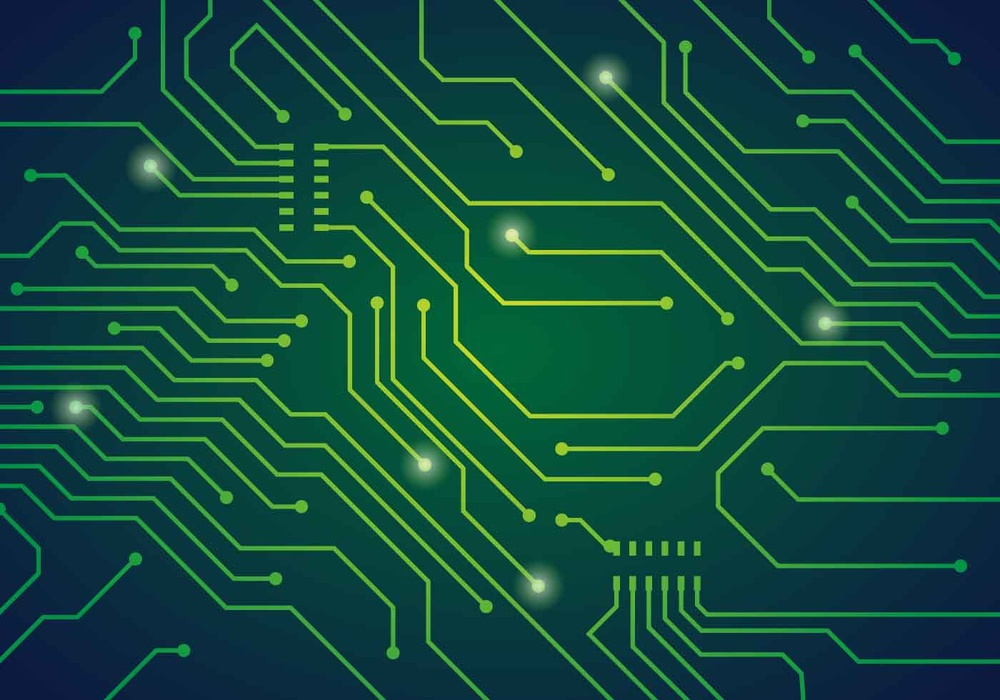
%> input picture DSP LAB/programs/DSP/pcb.jpg, 1000 x 700 px, shrunk from 1400 x 980 before the run
$ octave exp2.m   (GNU Octave 9; MATLAB toolbox functions it lacks are replaced by stand-ins)
%> lines starting %> are read from the running program, lines starting %| are printed output that depends on the picture
clc;
clear variables;
close all;
i=imread("pcb.jpg");
%> i is the input picture: size 700x1000x3 uint8; mean R, G, B 17.2, 73.7, 61.3
j=rgb2gray(i);
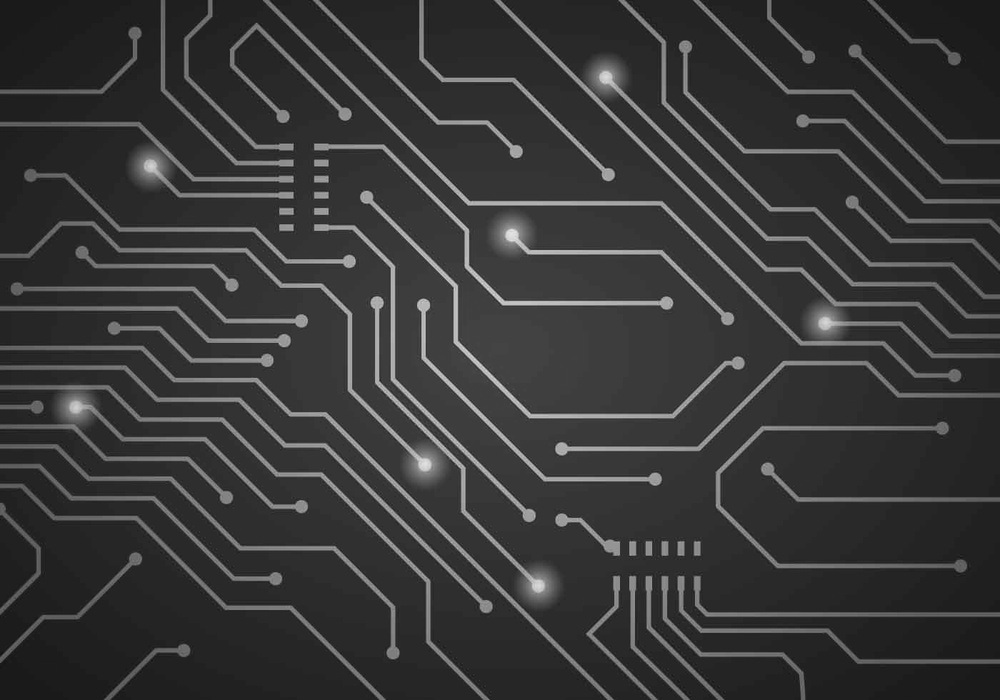
%> j: size 700x1000 uint8; min 14, max 228, mean 55.4
figure;
sv=edge(j,"sobel","vertical");
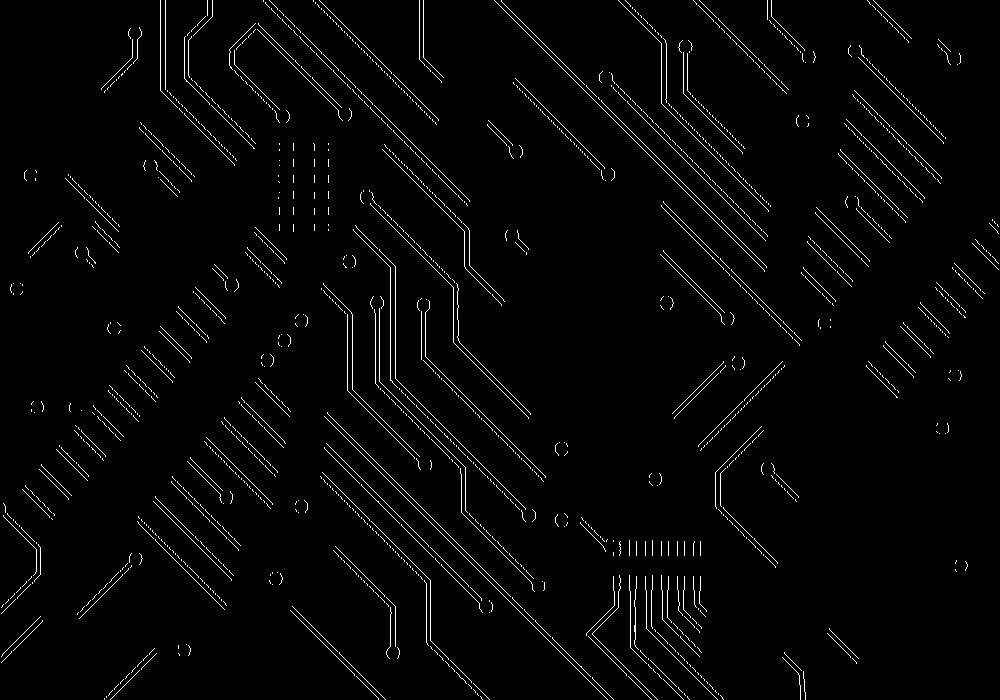
%> sv: size 700x1000 logical; 2.3% white in thin lines or dots
sh=edge(j,"sobel","horizontal");
%> sh: size 700x1000 logical; 3.9% white in thin lines or dots
s=edge(j,"sobel","both");
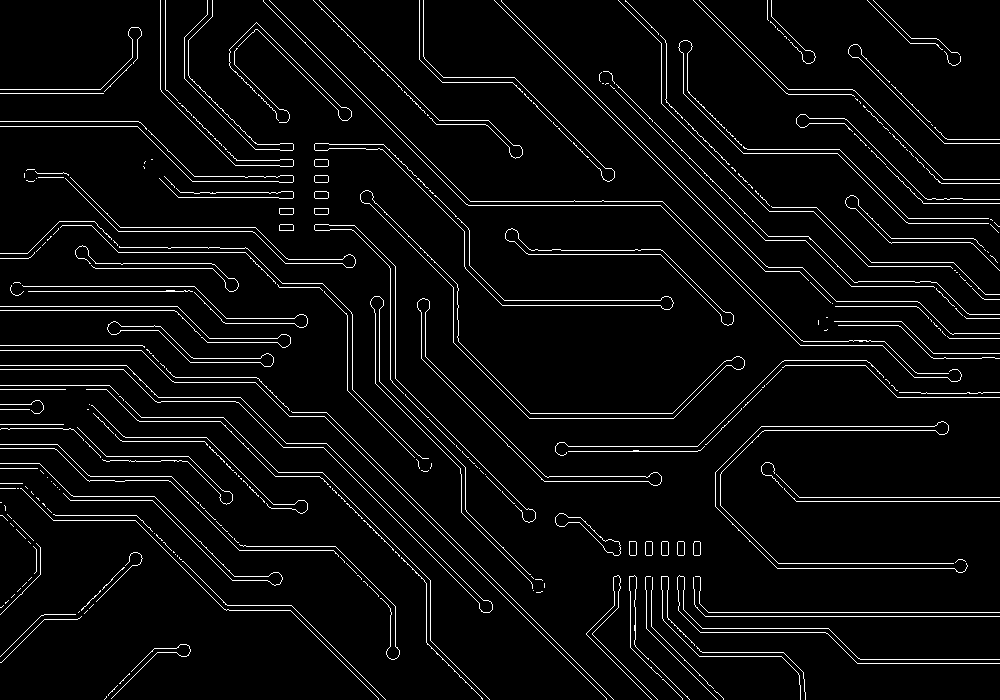
%> s: size 700x1000 logical; 4.5% white in thin lines or dots
% Display the edge-detected images
subplot(1, 3, 1), imshow(sv), title('Vertical Edges');
subplot(1, 3, 2), imshow(sh), title('Horizontal Edges');
subplot(1, 3, 3), imshow(s), title('Both Edges');
figure;
rv=edge(j,"roberts","vertical");
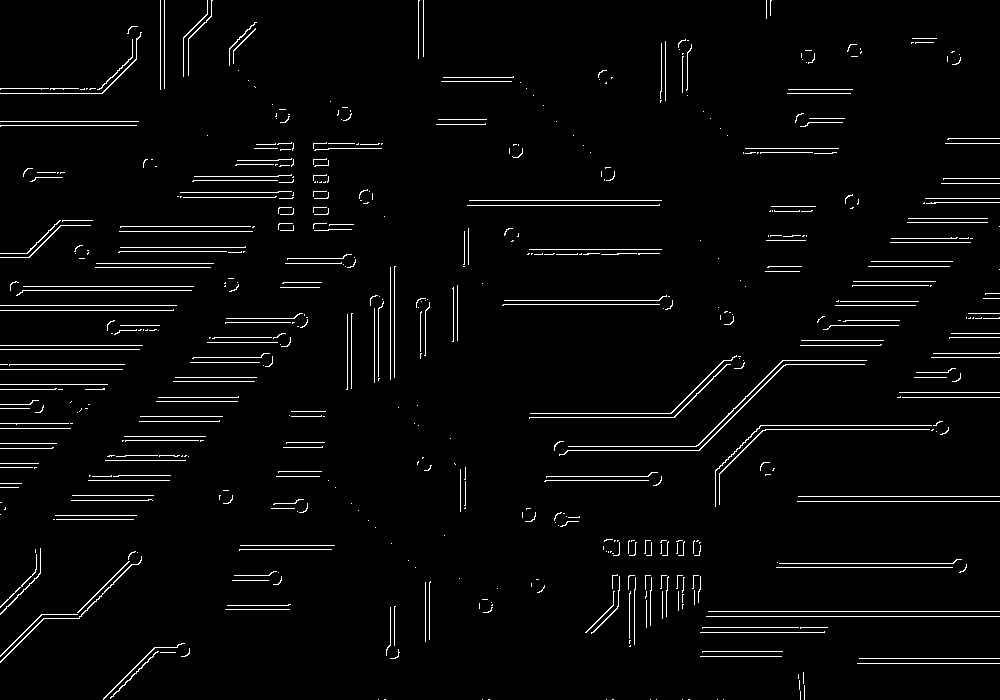
%> rv: size 700x1000 logical; 3% white in thin lines or dots
rh=edge(j,"roberts","horizontal");
%> rh: size 700x1000 logical; 5.2% white in thin lines or dots
r=edge(j,"roberts","both");
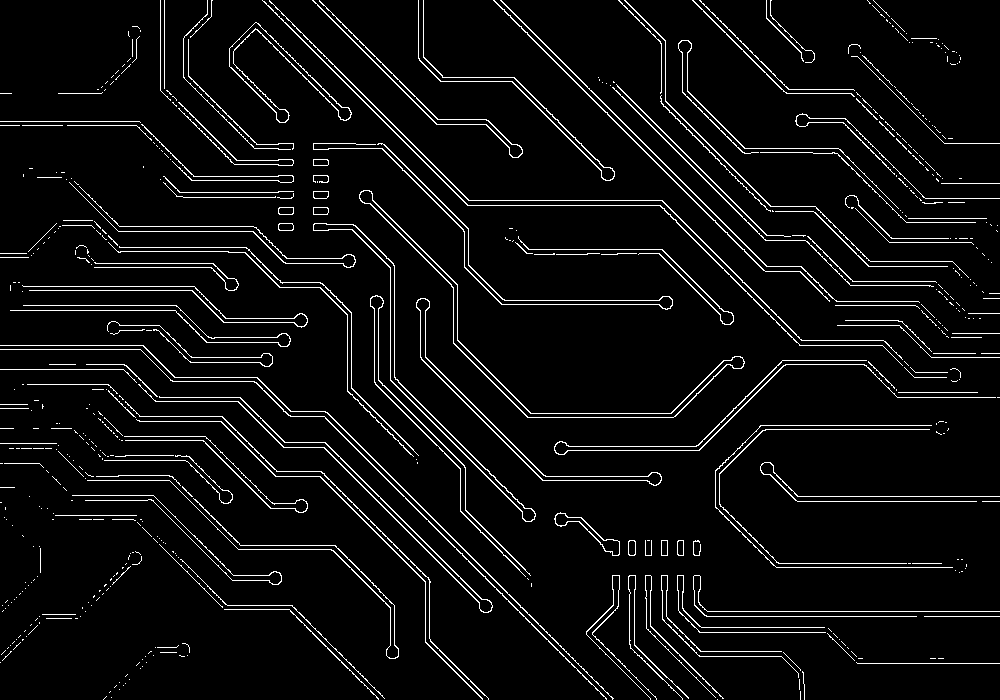
%> r: size 700x1000 logical; 5.4% white in thin lines or dots
% Display the edge-detected images using Roberts method
subplot(1, 3, 1), imshow(rv), title('Vertical Edges (Roberts)');
subplot(1, 3, 2), imshow(rh), title('Horizontal Edges (Roberts)');
subplot(1, 3, 3), imshow(r), title('Both Edges (Roberts)');
figure;
pv=edge(j,"prewitt","vertical");
%> pv: size 700x1000 logical; 2.3% white in thin lines or dots
ph=edge(j,"prewitt","horizontal");
%> ph: size 700x1000 logical; 3.9% white in thin lines or dots
p=edge(j,"prewitt","both");
%> p: size 700x1000 logical; 4.5% white in thin lines or dots
% Display the edge-detected images using Prewitt method
subplot(1, 3, 1), imshow(pv), title('Vertical Edges (Prewitt)');
subplot(1, 3, 2), imshow(ph), title('Horizontal Edges (Prewitt)');
subplot(1, 3, 3), imshow(p), title('Both Edges (Prewitt)');
figure;
c=edge(j,"canny");
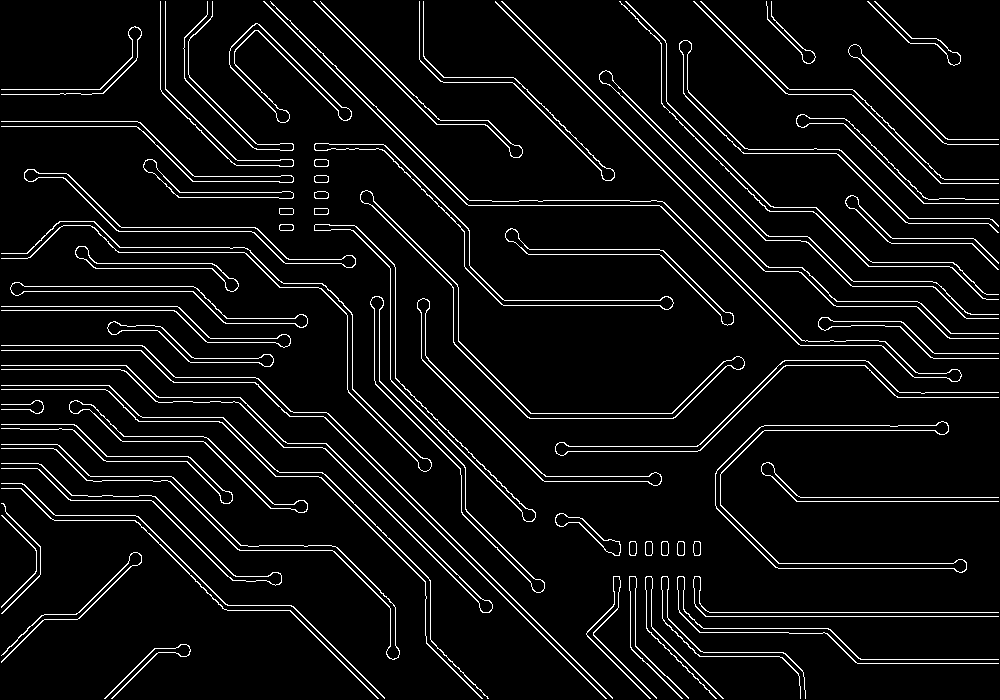
%> c: size 700x1000 logical; 6.2% white in thin lines or dots
imshow(c);
